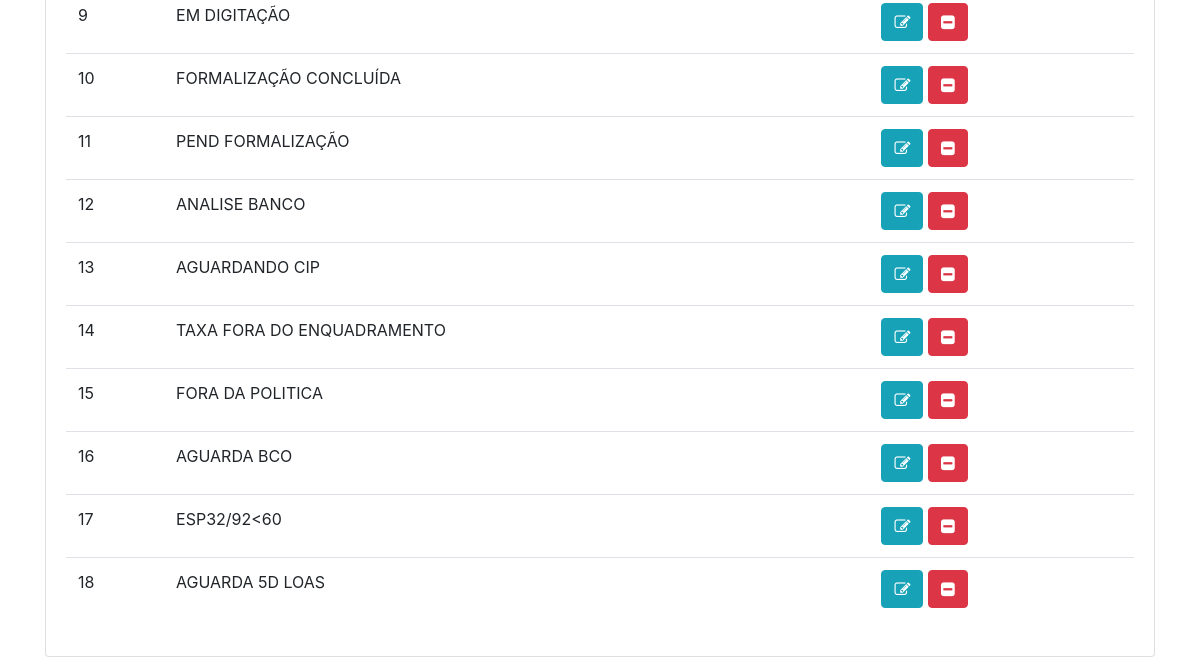
The page /status.php (signed in, lower part) on the database as committed earlier.
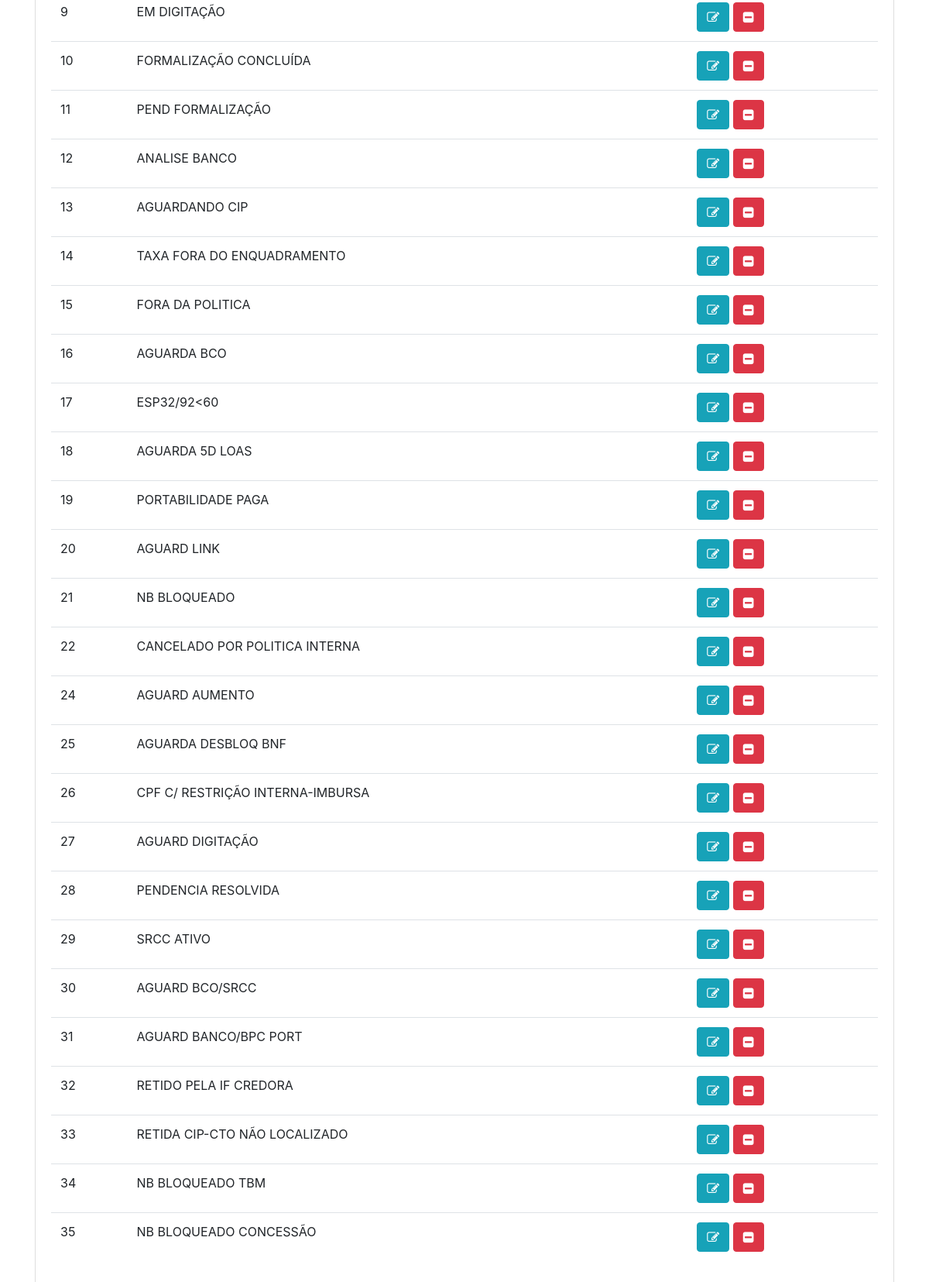
The same page on the database as committed later.
### tables this page shows
CREATE TABLE `statusproposta` (
  `id` int(11) NOT NULL,
  `statusproposta` varchar(50) NOT NULL,
  `cor` varchar(30) NOT NULL
);

### status.php (the view, shortened to what this page needs)
<?php
include('conexao.php');
?>
<!DOCTYPE html>
<html>
<head>
    <link rel="stylesheet" href="https://stackpath.bootstrapcdn.com/bootstrap/4.1.3/css/bootstrap.min.css">
    <link rel="stylesheet" href="https://cdnjs.cloudflare.com/ajax/libs/font-awesome/4.7.0/css/font-awesome.min.css">
</head>
<body>
    <div class="container">
        <br>
        <div class="row">
            <div class="col-sm-12">
                <div class="content">
                    <div class="row">
                        <div class="col-md-12">
                            <div class="card">
                                <div class="card-body">
                                    <div class="table-responsive">
                                        <?php
                                        if (isset($_GET['buttonPesquisar']) and $_GET['txtpesquisar'] != '') {
                                            $nome = $_GET['txtpesquisar'] . '%';
                                            $query = "select * from statusproposta where status LIKE '$nome'  order by status asc";
                                        }
                                        else {
                                            $query = "select * from statusproposta order by id asc";
                                        }
                                        $result = mysqli_query($conexao, $query);
                                        $row = mysqli_num_rows($result);
                                        if ($row == '') {
                                            echo "<h3> Não existem dados cadastrados no banco </h3>";
                                        } else {
                                        ?>
                                            <table class="table">
                                                <tbody>
                                                    <?php
                                                    while ($res_1 = mysqli_fetch_array($result)) {
                                                        $id = $res_1["id"];
                                                        $statusproposta = $res_1["statusproposta"];
                                                    ?>
                                                        <tr>
                                                            <td><?php echo $id; ?></td>
                                                            <td><?php echo $statusproposta; ?></td>
                                                            <td>
                                                                <a class="btn btn-info" href="status.php?func=edita&id=<?php echo $id; ?>"><i class="fa fa-pencil-square-o"></i></a>
                                                                <a class="btn btn-danger" href="status.php?func=deleta&id=<?php echo $id; ?>"><i class="fa fa-minus-square"></i></a>
                                                            </td>
                                                        </tr>
                                                    <?php
                                                    }
                                                    ?>
                                                </tbody>
                                            </table>
                                        <?php
                                        }
                                        ?>
                                    </div>
                                </div>
                            </div>
                        </div>
                    </div>
</body>
</html>

Rows that differ between the two databases and show on the page:
added statusproposta: id "19", statusproposta "PORTABILIDADE PAGA"
added statusproposta: id "20", statusproposta "AGUARD LINK"
added statusproposta: id "21", statusproposta "NB BLOQUEADO"
added statusproposta: id "22", statusproposta "CANCELADO POR POLITICA INTERNA"
added statusproposta: id "24", statusproposta "AGUARD AUMENTO"
added statusproposta: id "25", statusproposta "AGUARDA DESBLOQ BNF"
added statusproposta: id "26", statusproposta "CPF C/ RESTRIÇÃO INTERNA-IMBURSA"
added statusproposta: id "27", statusproposta "AGUARD DIGITAÇÃO"
added statusproposta: id "28", statusproposta "PENDENCIA RESOLVIDA"
added statusproposta: id "29", statusproposta "SRCC ATIVO"
added statusproposta: id "30", statusproposta "AGUARD BCO/SRCC"
added statusproposta: id "31", statusproposta "AGUARD BANCO/BPC PORT"
added statusproposta: id "32", statusproposta "RETIDO PELA IF CREDORA"
added statusproposta: id "33", statusproposta "RETIDA CIP-CTO NÃO LOCALIZADO"
added statusproposta: id "34", statusproposta "NB BLOQUEADO TBM"
added statusproposta: id "35", statusproposta "NB BLOQUEADO CONCESSÃO"
